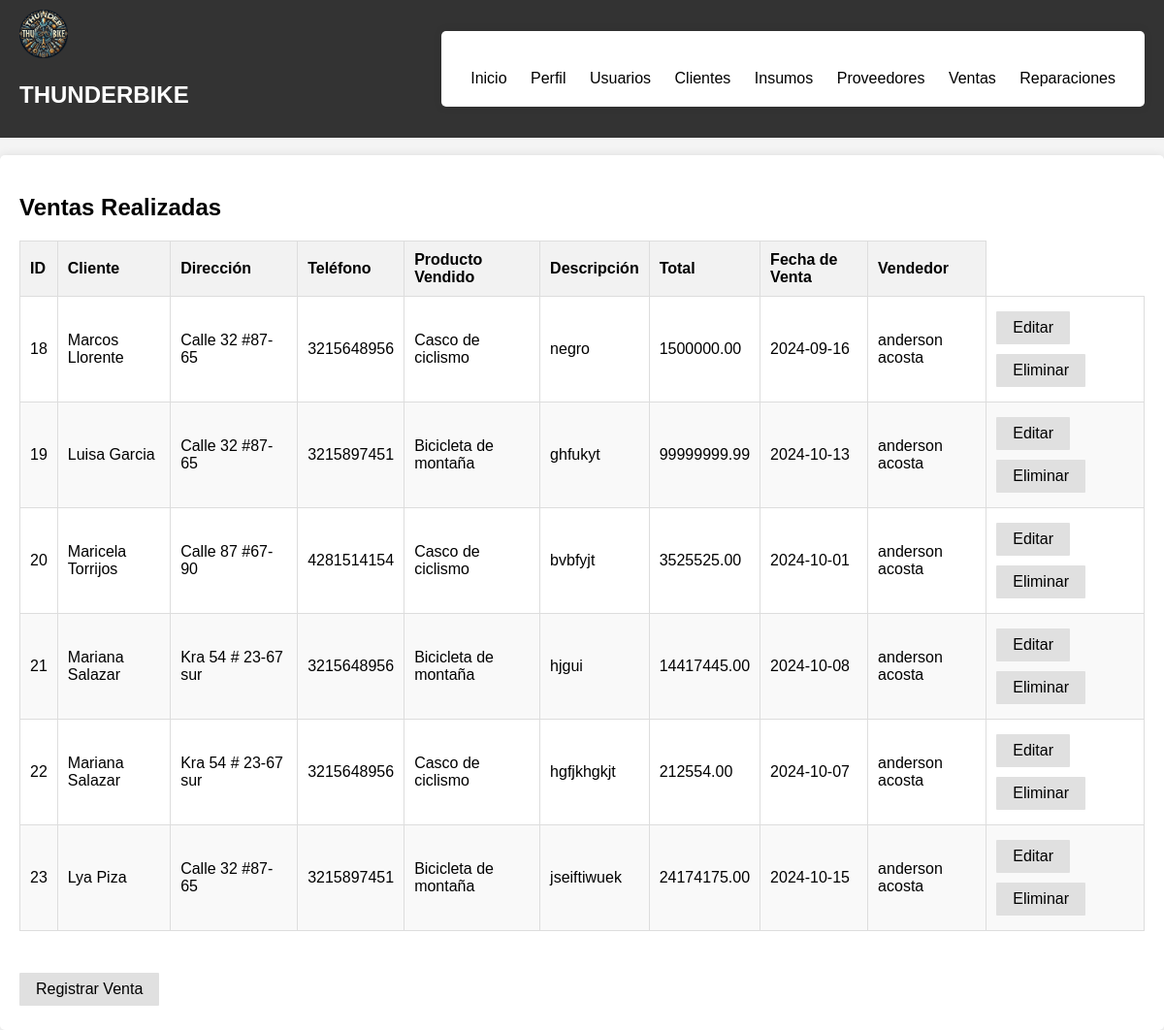
Before: /ventas.php with the older database file.
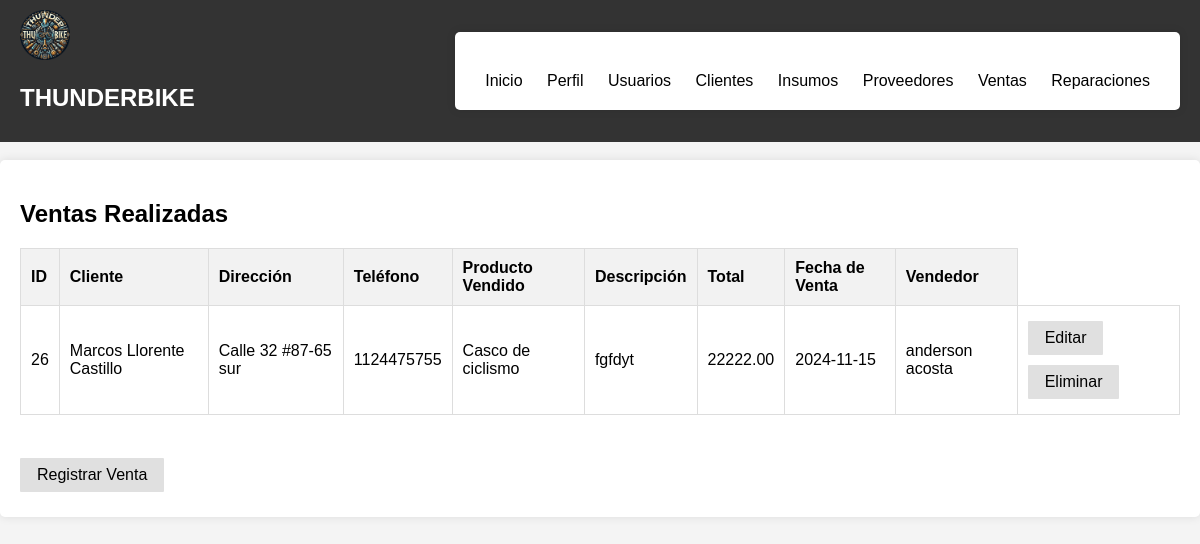
After: the same page with the newer database file.
### tables this page shows
CREATE TABLE `ventas` (
  `id` int(11) NOT NULL,
  `cliente_id` int(11) DEFAULT NULL,
  `fecha_venta` date DEFAULT NULL,
  `total` decimal(10,2) DEFAULT NULL,
  `descripcion_venta` text DEFAULT NULL,
  `producto_vendido_id` int(11) DEFAULT NULL,
  `usuario_id` int(11) DEFAULT NULL,
  `vendedor` varchar(40) NOT NULL
);

CREATE TABLE `clientes` (
  `id` int(11) NOT NULL,
  `numero_identificacion` varchar(30) NOT NULL,
  `nombre` varchar(100) DEFAULT NULL,
  `direccion` varchar(255) DEFAULT NULL,
  `telefono` varchar(15) DEFAULT NULL,
  `correo` varchar(30) NOT NULL,
  `estado` tinyint(1) DEFAULT 1
);

CREATE TABLE `productos` (
  `id` int(11) NOT NULL,
  `nombre` varchar(100) DEFAULT NULL,
  `descripcion` text DEFAULT NULL,
  `precio` decimal(10,2) DEFAULT NULL,
  `imagen` blob DEFAULT NULL,
  `cantidad` int(11) DEFAULT 0
);

CREATE TABLE `usuarios` (
  `id` int(11) NOT NULL,
  `nombre` varchar(255) NOT NULL,
  `documento` varchar(30) NOT NULL,
  `telefono` varchar(15) DEFAULT NULL,
  `direccion` varchar(255) DEFAULT NULL,
  `correo` varchar(255) NOT NULL,
  `clave` varchar(255) NOT NULL,
  `rol` varchar(255) NOT NULL DEFAULT 'usuario',
  `fecha_creacion` timestamp NOT NULL DEFAULT current_timestamp(),
  `fecha_modificacion` timestamp NULL DEFAULT NULL,
  `activo` tinyint(1) DEFAULT 1
);

### ventas.php (the view, shortened to what this page needs)
<?php
$dsn = 'mysql:host=localhost;dbname=thunderbike;charset=utf8';
$username = 'root';
$password = '';
try {
    $pdo = new PDO($dsn, $username, $password);
    $pdo->setAttribute(PDO::ATTR_ERRMODE, PDO::ERRMODE_EXCEPTION);
} catch (PDOException $e) {
    die("Conexión fallida: " . $e->getMessage());
}
$sql_ventas = "SELECT v.id, c.nombre AS nombre_cliente, c.direccion, c.telefono, p.nombre AS nombre_producto, v.descripcion_venta, v.total, v.fecha_venta, u.nombre AS nombre_vendedor
                FROM ventas v
                JOIN clientes c ON v.cliente_id = c.id
                JOIN productos p ON v.producto_vendido_id = p.id
                JOIN usuarios u ON v.usuario_id = u.id";
$stmt_ventas = $pdo->query($sql_ventas);
$result_ventas = $stmt_ventas->fetchAll(PDO::FETCH_ASSOC);
?>
<!DOCTYPE html>
<html lang="es">
<head>
</head>
<body>
    <nav class="navtop">
        <div>
            <h1>THUNDERBIKE</h1>
        </div>
        <div>
            <div class="container">
                <div class="button-container">
                    <a href="inicio.php" id="indexBtn" class="button">Inicio</a>
                    <a href="perfil.php" id="perfilBtn" class="button">Perfil</a>
                    <a href="usuarios.php" id="usuariosBtn" class="button">Usuarios</a>
                    <a href="clientes.php" id="clientesBtn" class="button">Clientes</a>
                    <a href="insumos.php" id="InsumosBtn" class="button">Insumos</a>
                    <a href="proveedores.php" id="proveedoresBtn" class="button">Proveedores</a>
                    <a href="ventas.php" id="ventasBtn" class="button">Ventas</a>
                    <a href="reparaciones.php" id="reparacionesBtn" class="button">Reparaciones</a>
                </div>
            </div>
        </div>
    </nav>
    <br>
    <div class="container">
        <h2>Ventas Realizadas</h2>
        <div class="scrollable-table">
            <table>
            <thead>
                <tr>
                <th>ID</th>
                <th>Cliente</th>
                <th>Dirección</th>
                <th>Teléfono</th>
                <th>Producto Vendido</th>
                <th>Descripción</th>
                <th>Total</th>
                <th>Fecha de Venta</th>
                <th>Vendedor</th>
                </tr>
            </thead>
            <tbody>
        <?php
        if (is_array($result_ventas) && count($result_ventas) > 0) {
            foreach ($result_ventas as $row) {
                echo "<tr>";
                echo "<td>" . htmlspecialchars($row["id"]) . "</td>";
                echo "<td>" . htmlspecialchars($row["nombre_cliente"]) . "</td>";
                echo "<td>" . htmlspecialchars($row["direccion"]) . "</td>";
                echo "<td>" . htmlspecialchars($row["telefono"]) . "</td>";
                echo "<td>" . htmlspecialchars($row["nombre_producto"]) . "</td>";
                echo "<td>" . htmlspecialchars($row["descripcion_venta"]) . "</td>";
                echo "<td>" . htmlspecialchars($row["total"]) . "</td>";
                echo "<td>" . htmlspecialchars($row["fecha_venta"]) . "</td>";
                echo "<td>" . htmlspecialchars($row["nombre_vendedor"]) . "</td>";
                echo "<td>
                        <a href='controladores/editar_venta.php?id=" . htmlspecialchars($row["id"]) . "' class='btn'>Editar</a>
                        <a href='controladores/eliminar_venta.php?id=" . htmlspecialchars($row["id"]) . "' class='btn' onclick='return confirm(\"¿Estás seguro de que deseas eliminar esta venta?\");'>Eliminar</a>
                    </td>";
                echo "</tr>";
            }
        } else {
            echo "<tr><td colspan='10'>No se encontraron ventas.</td></tr>";
        }
        ?>
                </tbody>
            </table>
        </div>
        <br>
        <a href="#" id="showFormBtn" class="btn">Registrar Venta</a>
    </div>
</body>
</html>

Changed rows visible on the page:
removed ventas: id "18", cliente.nombre "Marcos Llorente", cliente.direccion "Calle 32 #87-65", cliente.telefono "3215648956", producto_vendido.nombre "Casco de ciclismo", descripcion_venta "negro", total "1500000.00", fecha_venta "2024-09-16", usuario.nombre "anderson acosta"
removed ventas: id "19", cliente.nombre "Luisa Garcia", cliente.direccion "Calle 32 #87-65", cliente.telefono "3215897451", producto_vendido.nombre "Bicicleta de montaña", descripcion_venta "ghfukyt", total "99999999.99", fecha_venta "2024-10-13", usuario.nombre "anderson acosta"
removed ventas: id "20", cliente.nombre "Maricela Torrijos", cliente.direccion "Calle 87 #67-90", cliente.telefono "4281514154", producto_vendido.nombre "Casco de ciclismo", descripcion_venta "bvbfyjt", total "3525525.00", fecha_venta "2024-10-01", usuario.nombre "anderson acosta"
removed ventas: id "21", cliente.nombre "Mariana Salazar", cliente.direccion "Kra 54 # 23-67 sur", cliente.telefono "3215648956", producto_vendido.nombre "Bicicleta de montaña", descripcion_venta "hjgui", total "14417445.00", fecha_venta "2024-10-08", usuario.nombre "anderson acosta"
removed ventas: id "22", cliente.nombre "Mariana Salazar", cliente.direccion "Kra 54 # 23-67 sur", cliente.telefono "3215648956", producto_vendido.nombre "Casco de ciclismo", descripcion_venta "hgfjkhgkjt", total "212554.00", fecha_venta "2024-10-07", usuario.nombre "anderson acosta"
removed ventas: id "23", cliente.nombre "Lya Piza", cliente.direccion "Calle 32 #87-65", cliente.telefono "3215897451", producto_vendido.nombre "Bicicleta de montaña", descripcion_venta "jseiftiwuek", total "24174175.00", fecha_venta "2024-10-15", usuario.nombre "anderson acosta"
added ventas: id "26", cliente.nombre "Marcos Llorente Castillo", cliente.direccion "Calle 32 #87-65 sur", cliente.telefono "1124475755", producto_vendido.nombre "Casco de ciclismo", descripcion_venta "fgfdyt", total "22222.00", fecha_venta "2024-11-15", usuario.nombre "anderson acosta"
